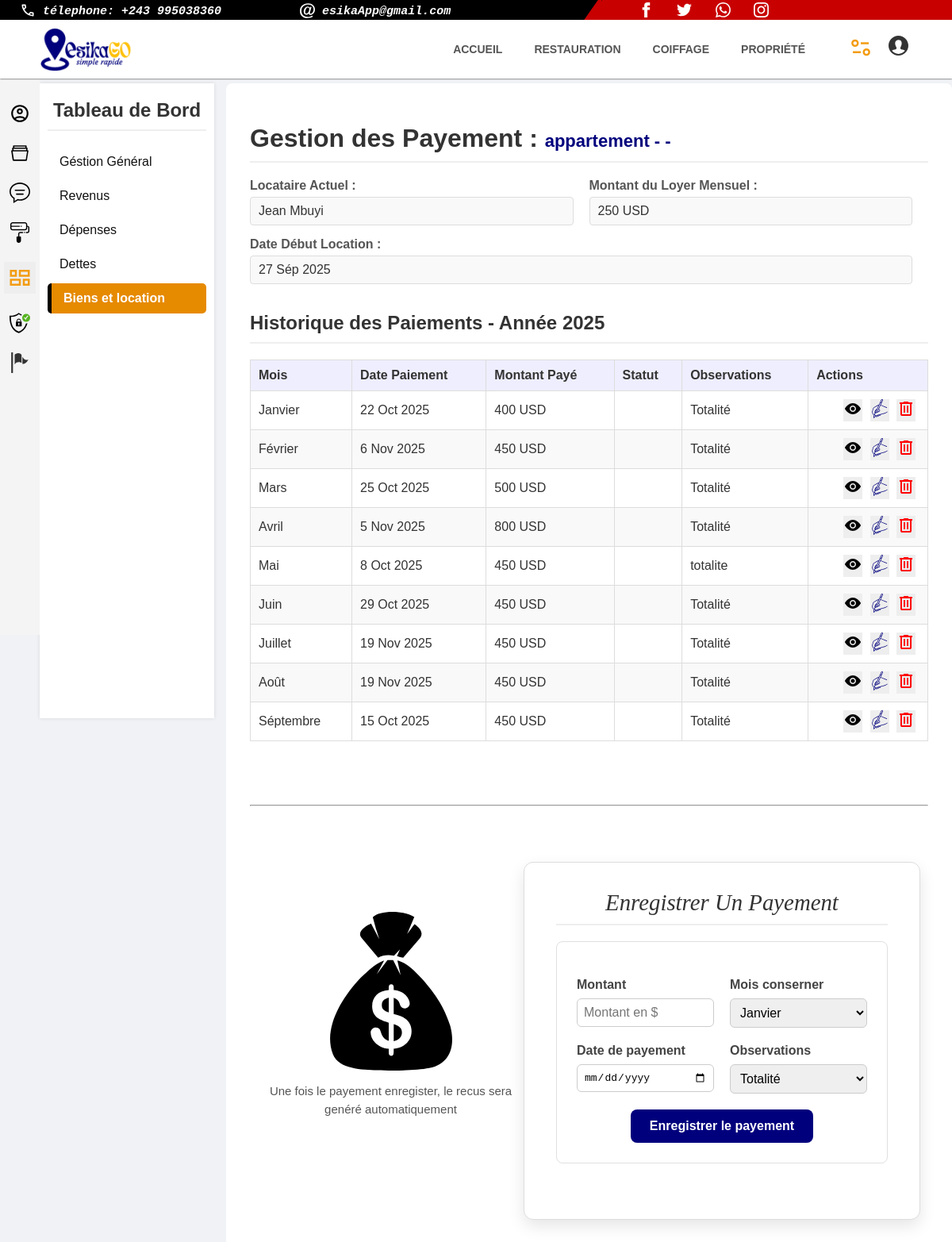
/historique/2/ (signed in), run on an earlier commit of the app's database.
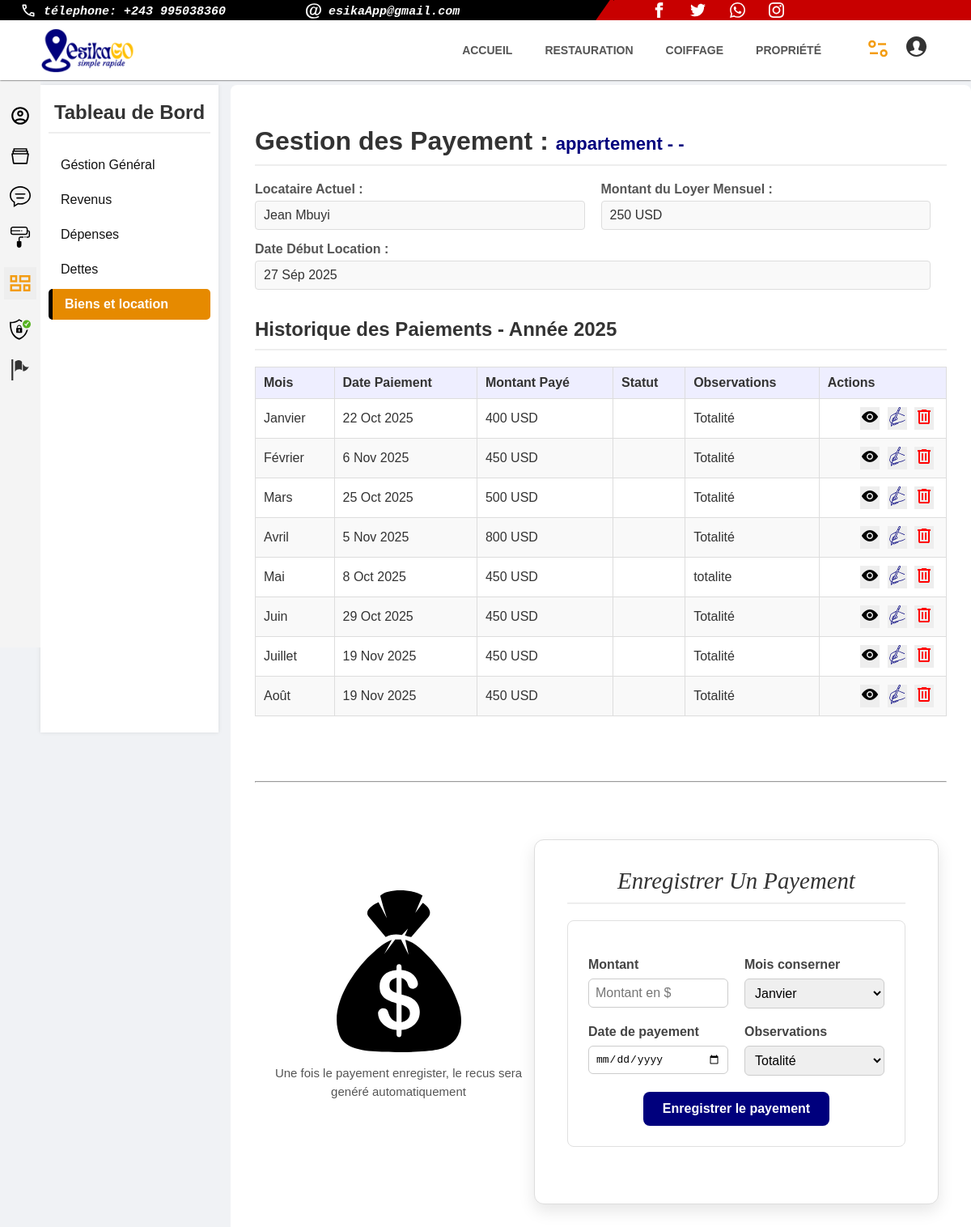
And on a later commit of the database.
### immobilier/models.py (models this page shows, shortened)
class SaveProperty(models.Model):
    type_bien = models.CharField(max_length=25, null=True,blank=True)
    user = models.ForeignKey(MyUser, null=True,on_delete=models.CASCADE, related_name='property')
    adresse = models.CharField(max_length=255,default='-')
    statut = models.CharField(max_length=25, null=True,blank=True)
    montant = models.IntegerField(null=True, blank=True)
    devise_payement = models.CharField(max_length=25, default='$',blank=True)
    id_maison  = models.CharField(max_length=25, null=True,blank=True)
    nom_complet_occupant = models.CharField(max_length=255, null=True,blank=True)
    tel_occupant = models.CharField(max_length=25, null=True,blank=True)
    date_entrer = models.DateField(blank=True, null=True)
    garantie = models.IntegerField(null=True, blank=True)
    devise_garantie = models.CharField(max_length=25, default='$',blank=True)
    contratBail = models.FileField(null=True, blank=True, upload_to='document/')
    mail_occupant = models.EmailField(blank=True, null=True)

class Loyer(models.Model):
    montant = models.IntegerField()
    date_payement = models.DateField()
    mois = models.IntegerField(default=1)
    signer = models.BooleanField(default=False)
    observation = models.CharField(
        max_length=50,blank=True,
        default='totalite')
    property = models.ForeignKey(
        SaveProperty,
        related_name='historique',
        blank=True,null=True,
        on_delete=models.CASCADE)
    annee = models.IntegerField(default=2025)
    code = models.CharField(
        max_length=500,
        blank=True,
         default='')
    url_document = models.FileField(
        verbose_name=_("Fichier Quittance PDF"),
        upload_to='quittances/%Y/%m/',
        help_text=_("Lien vers le fichier PDF généré de la quittance."),
        null=True,
        blank=True,
    )
    qr_document = models.ImageField(
        upload_to=BaseImage.upload_to_unique_uuid,
        null=True,
        blank=True
    )
    type_document = models.CharField(
        max_length=100,
        verbose_name="Type de Document",
        blank=True,
        default='quittance'
    )
    document_hash_sha256 = models.CharField(
        max_length=64,
        verbose_name="Hash SHA-256 (Ancrage)",
        blank=True,
        default='PENDING'
    )
    hedera_timestamp = models.CharField(
        max_length=255,
        verbose_name="Horodatage Hedera (Consensus Time)",
        blank=True,
        default='PENDING'
    )
    hedera_transaction_id = models.CharField(
        max_length=255,
        verbose_name="ID de Transaction Hedera",
        null=True,
        blank=True,
    )
    lien_verification_hedera = models.URLField(
        max_length=500,
        blank=True,
        null=True,
        verbose_name="Lien de Vérification Hedera"
    )
    signataire = models.ForeignKey(
        MyUser,
        related_name='quittance_signes',
        on_delete=models.CASCADE,
        verbose_name="Signataire",
        null=True,
    )
    statut = models.CharField(
        max_length=50,
        default='',
        verbose_name="Statut du Document"
    )
    date_creation = models.DateTimeField(auto_now_add=True)
    def __init__(self, *args, **kwargs):
        super().__init__(*args, **kwargs)
        self.url = 'document_qr/'
    class Meta:
        ordering = ['-annee', 'mois']

### immobilier/views.py (the view, shortened to what this page needs)
# urls.py: re_path(r'historique/(?P<id>.+)/$', views.historique_maison, name='historique_maison'),
@login_required
def historique_maison(request,id):
        annee_actuelle = datetime.date.today().year
        try:
            id = int(id)
            property = SaveProperty.objects.get(id=id)
            if property.user != request.user:
                return redirect('accueil')
        except:
            return redirect('accueil')
        services_map = {'id':'id',
            'montant': 'montant',
            'date_payement': 'date_payement',
            'mois': 'mois',
            'observation': 'observation',}
        mois_paiement ={"1":'Janvier','2':'Février','3':'Mars',
            '4':'Avril','5':'Mai','6':'Juin','7':'Juillet','8':'Août','9':'Séptembre',
            '10':'Octobre','11':'Novembre','12':'Décembre'}
        mois ={"1":'Janv','2':'Fév','3':'Mars','4':'Avr','5':'Mai','6':'Juin','7':'Juil','8':'Août','9':'Sép','10':'Oct','11':'Nov','12':'Déc'}
        form = FormLoyer()
        has_historique = False
        liste_payement = property.historique.filter( annee=annee_actuelle)
        annees_uniques_queryset = property.historique.all().values('annee').distinct().order_by('-annee')
        liste_annees = [item['annee'] for item in annees_uniques_queryset]
        historique = []
        if liste_payement:
            for payement in liste_payement:
                has_historique = True
                item_payement = {}
                for champ_modele, nom_lisible in services_map.items():
                    value = getattr(payement, champ_modele)
                    if champ_modele == 'id':
                        item_payement['recu'] = value
                    if champ_modele == 'date_payement':
                        year = value.year
                        month = value.month
                        month = mois[str(month)]
                        day = value.day
                        value = str(day) + ' ' + str(month) + ' ' + str(year)
                    elif champ_modele == 'mois':
                        value = mois_paiement[str(value)]
                    item_payement[champ_modele] = value
                item_payement['nom_locataire'] = property.nom_complet_occupant
                item_payement['adresse'] = property.adresse
                item_payement['type'] = property.type_bien
                item_payement['loyer'] = property.montant
                item_payement['annee'] = annee_actuelle
                item_payement['id'] = property.id
                value = property.date_entrer
                year = value.year
                month = value.month
                month = mois[str(month)]
                day = value.day
                value = str(day) + ' ' + str(month) + ' ' + str(year)
                item_payement['dateentrer']  = value
                historique.append(item_payement)
        if request.method == 'POST':
            form = FormLoyer(request.POST)
            if form.is_valid():
                nouveau_loyer = form.save(commit=False)
                nouveau_loyer.property = property
                paiement_existant = Loyer.objects.filter(
                    property=property,
                    mois=nouveau_loyer.mois,
                    annee=nouveau_loyer.annee
                ).exists()
                if paiement_existant:
                    messages.info(
                        request,
                        f"Les paiements pour le mois {nouveau_loyer.mois} et l'année {nouveau_loyer.annee} existent déjà pour cette maison. Veuillez le modifier à la place."
                    )
                    return redirect(reverse( 'historique_maison', kwargs={'id': property.id}))
                name = f"{uuid.uuid4().hex[:16]}"
                data = 'http://172.20.10.3:8000/verify/' + name
                nouveau_loyer.image_qr(data)
                nouveau_loyer.code = name
                nouveau_loyer.signataire = request.user
                nouveau_loyer.save()
                return redirect(reverse( 'view_quittance', kwargs={'id': nouveau_loyer.id}))
            else:
                return render(request,'immobilier/historique_maison.html',{'form': form,'liste_annees':liste_annees, 'formError':True,'payement':historique,'has_historique':has_historique})
        else:
            return render(request,'immobilier/historique_maison.html', {'liste_annees':liste_annees,'form': form,'payements':historique,'has_historique':has_historique})

### immobilier/templates/immobilier/historique_maison.html (shortened to what this page needs)
{% load static %}
{% load i18n %}
<!DOCTYPE html>
<html lang="en">
<head>
    <link rel="stylesheet"   media="(max-width:900px)" href="{% static 'app_general/css/horaire_mobile.css' %}">
    <link rel="stylesheet"  media="(min-width:900px)"  href="{% static 'immobilier/css/historique_maison.css' %}">
    <link rel="stylesheet"   media="(min-width:900px)" href="{% static 'css/menu_desktop.css' %}">
    <link rel="stylesheet"   media="(max-width:900px)" href="{% static 'css/menu_mobile.css' %}">
</head>
<body>
    <div id="page_">
        {% include 'menu_desktop.html' %}
        {% include 'petit_menu_ordi_user.html' %}
        <aside class="sidebar">
            <div class="sidebar-header">
                <h2>Tableau de Bord</h2>
            </div>
            <div class="sidebar-nav">
                <ol>
                    <li>
                        <a href="{% url 'gestion_user' %}">Géstion Général</a>
                    </li>
                    <li onclick="showTab('revenus')">
                        <a href="#">Revenus</a>
                    </li>
                    <li onclick="showTab('depenses')">
                        <a href="#">Dépenses</a>
                    </li>
                    <li onclick="showTab('salaires')">
                        <a href="#">Dettes</a>
                    </li>
                    <li class="active">
                        <a href="{% url 'bien_immobilier' %}">Biens et location</a>
                    </li>
                </ol>
            </div>
        </aside>
        <div class="container">
            <h1>Gestion des Payement : <span style="font-size: 22px;color: rgb(0,0,125);">{{ payements.0.type }} - {{ payements.0.adresse }}</span> </h1>
            <div class="info-block">
                <div class="info-item">
                    <label>Locataire Actuel :</label>
                    <span>{{ payements.0.nom_locataire }}</span>
                </div>
                <div class="info-item">
                    <label>Montant du Loyer Mensuel :</label>
                    <span>{{ payements.0.loyer }} USD</span>
                </div>
                <div class="info-item">
                    <label>Date Début Location :</label>
                    <span>{{ payements.0.dateentrer }}</span>
                </div>
            </div>
            <h2>Historique des Paiements - Année {{ payements.0.annee }}</h2>
            <table>
                <thead>
                    <tr>
                        <th>Mois</th>
                        <th>Date Paiement</th>
                        <th>Montant Payé</th>
                        <th>Statut</th>
                        <th>Observations</th>
                        <th>Actions</th>
                    </tr>
                </thead>
                <tbody>
                    {% if has_historique %}
                    {% for payement in payements %}
                    <tr>
                        <td>{{ payement.mois }}</td>
                        <td>{{ payement.date_payement }}</td>
                        <td>{{ payement.montant }} USD</td>
                        <td class="status-paid">{{ payement.status }}</td>
                        <td>{{ payement.observation }}</td>
                        <td class="action-buttons">
                            <a href="{% url 'view_quittance' id=payement.recu %}" title="Voir">
                            </a>
                            <a href="" title="modifier">
                            </a>
                            <a href="" title="supprimer">
                            </a>
                        </td>
                    </tr>
                {% endfor %}
                {% endif %}
                    </tbody>
            </table>
            <br><br><br><br>
            <hr>
        <div class="payement">
            <div class="icon-dollard">
                <p class="about">Une fois le payement enregister, le recus sera genéré automatiquement</p>
            </div>
            <div class="profile-form-container">
                <h2>Enregistrer Un Payement</h2>
                <div class="form-section">
                    <form class="form-group" method="post" action="{% url 'historique_maison' id=payements.0.id %}">
                        <div class="form-field">
                            <label for="telephone">Montant</label>
                            <input required type="number" id="telephone" name="montant" placeholder="Montant en $">
                        </div>
                        <div class="form-field">
                            <label for="email">Mois conserner</label>
                            <select name="mois" id="" required>
                                <option value="1">Janvier</option>
                            </select>
                        </div>
                        <div class="form-field">
                            <label for="pays">Date de payement</label>
                            <input required type="date" id="pays" name="date_payement" placeholder="Entrez le pays">
                        </div>
                        <div class="form-field">
                            <label for="ville">Observations</label>
                            <select name="observation" id="">
                                <option value="Totalité">Totalité</option>
                            </select>
                        </div>
                        <div class="parent-submit">
                        <button type="submit" class="submit-button">Enregistrer le payement</button>
                        </div>
                    </form>
                </div>
            </div>
        </div>
        </div>
</div>
</body>
</html>

### templates/menu_desktop.html (shortened to what this page needs)
{% load static %}
<header class="hide-mobile">
  <div id='bar-info'>
      <div id="numero">
<div id="num_contenu">
<span class="bar-numero">télephone:	+243 995038360 </span><span class='span'>separator</span>
<span class="bar-numero">esikaApp@gmail.com</span>
</div>
<div id="rotation"></div>
</div>
<div id="reseau">
<svg xmlns="http://www.w3.org/2000/svg" width="19" height="19" viewBox="0 0 24 24" fill="white"><path d="M9 8h-3v4h3v12h5v-12h3.642l.358-4h-4v-1.667c0-.955.192-1.333 1.115-1.333h2.885v-5h-3.808c-3.596 0-5.192 1.583-5.192 4.615v3.385z"/></svg>
</div>
</div>
  <div id="header__">
  <div class="logo">
      <img src="{% static 'img/logo_.png' %}" alt="esika">
  </div>
  <nav>
      <ul>
          <li><a href="{% url 'accueil' %}" class="accueil">Accueil</a></li>
          <li><a href="{% url 'liste_restaurant' %}" class="Restaurant">Restauration</a></li>
          <li><a href="{% url 'liste_salon' %}" class="Coiffage ">Coiffage</a></li>
          <li><a href="{% url 'liste_maison' %}" class="propriete">propriété</a></li>
      </ul>
  </nav>
  <div class="search-icon">
    {% if user.is_authenticated %}
    <a href="{% url 'accueil_user' %}" class="dashbord_" title="vos info">
   </a>
   <a href="{% url 'login' %}" class="logout" >
  </a>
    {% endif %}
    </div>
  </div>
</header>

### templates/menu_mobile.html (shortened to what this page needs)
{% load static %}

### templates/petit_menu_ordi_user.html (shortened to what this page needs)
<div id="right-menu">
<span>
    <a href="{% url 'profil_user' user.id %}" class="link_profile">
    </a></span>
    <span> <a href="{% url 'accueil_user'  %}">
    </a></span>
    <span><a href="{% url 'message' %}">
    </a></span>
    <span><a href="{% url 'gestion_user' %}">
    </a></span>
    <span><a href="{% url 'gestion_user' %}">
    </a></span>
	<span><a href="{% url 'document' %}">
	</a></span>
    {% if  request.session.has_page or has_blog %}
    <div id="icon-page">
     <a href="#" >
    </a>
    </div>
    {% endif %}
</div>

What changed in the data, as far as the page shows it:
removed Loyer: mois "Séptembre", date_payement "15 Oct 2025", montant "450", observation "Totalité"
